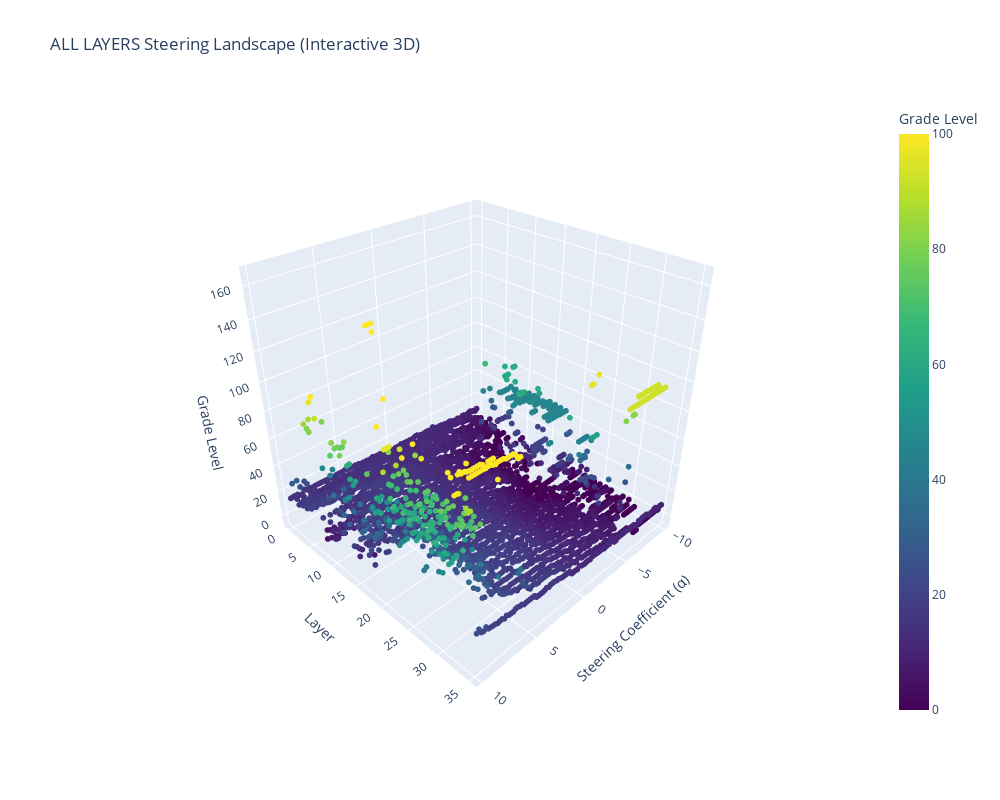

The notebook cell saved with this chart:
### Markdown cell above
## Visualization 4: 3D Interactive Plot (Layer × α × Grade Level)

### Code cell
import plotly.graph_objects as go

# Downsample for performance (every 5th α sample)
plot_df = df[df.index % 5 == 0].copy()

# Create 3D scatter
fig = go.Figure(data=[go.Scatter3d(
    x=plot_df['alpha'],
    y=plot_df['layer'],
    z=plot_df['grade_level'],
    mode='markers',
    marker=dict(
        size=2,
        color=plot_df['grade_level'],
        colorscale='Viridis',
        cmin=0,
        cmax=100,
        colorbar=dict(title="Grade Level"),
    ),
    text=[f'Layer {l}<br>α={a:.2f}<br>Grade={g:.1f}' for l, a, g in zip(plot_df['layer'], plot_df['alpha'], plot_df['grade_level'])],
    hoverinfo='text',
)])

fig.update_layout(
    title='ALL LAYERS Steering Landscape (Interactive 3D)',
    scene=dict(
        xaxis_title='Steering Coefficient (α)',
        yaxis_title='Layer',
        zaxis_title='Grade Level',
        camera=dict(eye=dict(x=1.5, y=1.5, z=1.3)),
    ),
    width=1000,
    height=800,
)

fig.show()

### Figure 1 — Plotly figure (JSON) as saved in the notebook; plotly's stock layout.template omitted (floating-point values rounded to 4 significant figures; data arrays with more than 128 entries replaced by an {"elided": "..."} marker saying what was removed)
{"data": [{"hoverinfo": "text", "marker": {"cmax": 100, "cmin": 0, "color": {"elided": "3600 float values"}, "colorbar": {"title": {"text": "Grade Level"}}, "colorscale": [[0, "#440154"], [0.1111, "#482878"], [0.2222, "#3e4989"], [0.3333, "#31688e"], [0.4444, "#26828e"], [0.5556, "#1f9e89"], [0.6667, "#35b779"], [0.7778, "#6ece58"], [0.8889, "#b5de2b"], [1, "#fde725"]], "size": 2}, "mode": "markers", "text": {"elided": "3600 str values"}, "type": "scatter3d", "x": {"elided": "3600 float values"}, "y": {"elided": "3600 int values"}, "z": {"elided": "3600 float values"}}], "layout": {"height": 800, "scene": {"camera": {"eye": {"x": 1.5, "y": 1.5, "z": 1.3}}, "xaxis": {"title": {"text": "Steering Coefficient (α)"}}, "yaxis": {"title": {"text": "Layer"}}, "zaxis": {"title": {"text": "Grade Level"}}}, "title": {"text": "ALL LAYERS Steering Landscape (Interactive 3D)"}, "width": 1000}}
